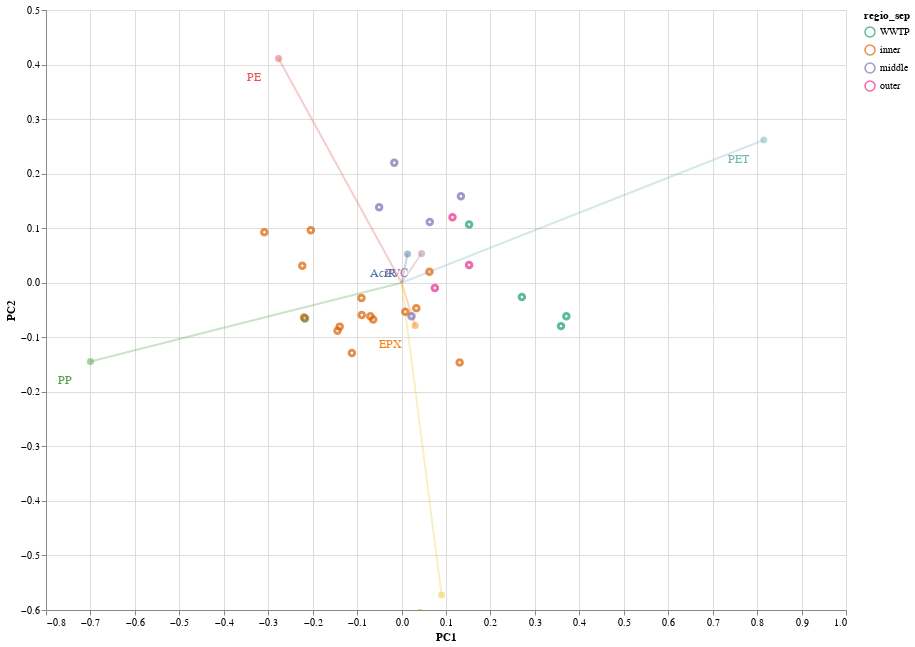

The notebook cell this image was saved under:
### Code cell
pc_plot = biplot(scor, load, expl, mp_added_sed_sdd, 'PC1', 'PC2', sc='regio_sep', lc='polymer_type', ntf=7, normalise=True)
pc_plot

### Figure 1 — Vega-Lite specification as saved in the notebook (floating-point values rounded to 4 significant figures)
{"config": {"view": {"continuousWidth": 400, "continuousHeight": 300}}, "layer": [{"data": {"name": "data-b25b9ca724b0f9c962331091155bc5c8"}, "mark": {"type": "line", "opacity": 0.3}, "encoding": {"color": {"field": "polymer_type", "legend": null, "type": "nominal"}, "x": {"field": "PC1", "type": "quantitative"}, "y": {"field": "PC2", "type": "quantitative"}}, "selection": {"selector001": {"type": "interval", "bind": "scales", "encodings": ["x", "y"]}}}, {"data": {"name": "data-92c20bedd2858228ee76422ab7d9f0e2"}, "mark": {"type": "circle", "opacity": 0.5, "size": 50}, "encoding": {"color": {"field": "polymer_type", "legend": null, "type": "nominal"}, "x": {"field": "PC1", "type": "quantitative"}, "y": {"field": "PC2", "type": "quantitative"}}}, {"data": {"name": "data-92c20bedd2858228ee76422ab7d9f0e2"}, "mark": {"type": "text", "dx": -25, "dy": 19, "fontSize": 12}, "encoding": {"color": {"field": "polymer_type", "legend": null, "type": "nominal"}, "text": {"field": "polymer_type", "type": "nominal"}, "x": {"field": "PC1", "type": "quantitative"}, "y": {"field": "PC2", "type": "quantitative"}}}, {"data": {"name": "data-a18130126a59ad99fbff0bbaf6cd4ba0"}, "mark": {"type": "point", "strokeWidth": 3}, "encoding": {"color": {"field": "regio_sep", "scale": {"scheme": "dark2"}, "type": "nominal"}, "tooltip": {"field": "Sample", "type": "nominal"}, "x": {"field": "PC1", "type": "quantitative"}, "y": {"field": "PC2", "type": "quantitative"}}}], "height": 600, "resolve": {"scale": {"color": "independent"}}, "width": 800, "$schema": "https://vega.github.io/schema/vega-lite/v4.17.0.json", "datasets": {"data-b25b9ca724b0f9c962331091155bc5c8": [{"polymer_type": "PET", "PC1": 0.8152, "PC2": 0.2616}, {"polymer_type": "PP", "PC1": -0.6999, "PC2": -0.1444}, {"polymer_type": "PS", "PC1": 0.08996, "PC2": -0.5724}, {"polymer_type": "PE", "PC1": -0.2767, "PC2": 0.4112}, {"polymer_type": "EPX", "PC1": 0.03058, "PC2": -0.07841}, {"polymer_type": "PVC", "PC1": 0.04499, "PC2": 0.05351}, {"polymer_type": "AcrR", "PC1": 0.01349, "PC2": 0.05267}, {"polymer_type": "PET", "PC1": 0.0, "PC2": 0.0}, {"polymer_type": "PP", "PC1": 0.0, "PC2": 0.0}, {"polymer_type": "PS", "PC1": 0.0, "PC2": 0.0}, {"polymer_type": "PE", "PC1": 0.0, "PC2": 0.0}, {"polymer_type": "EPX", "PC1": 0.0, "PC2": 0.0}, {"polymer_type": "PVC", "PC1": 0.0, "PC2": 0.0}, {"polymer_type": "AcrR", "PC1": 0.0, "PC2": 0.0}], "data-92c20bedd2858228ee76422ab7d9f0e2": [{"polymer_type": "PET", "PC1": 0.8152, "PC2": 0.2616}, {"polymer_type": "PP", "PC1": -0.6999, "PC2": -0.1444}, {"polymer_type": "PS", "PC1": 0.08996, "PC2": -0.5724}, {"polymer_type": "PE", "PC1": -0.2767, "PC2": 0.4112}, {"polymer_type": "EPX", "PC1": 0.03058, "PC2": -0.07841}, {"polymer_type": "PVC", "PC1": 0.04499, "PC2": 0.05351}, {"polymer_type": "AcrR", "PC1": 0.01349, "PC2": 0.05267}], "data-a18130126a59ad99fbff0bbaf6cd4ba0": [{"Sample": "Schlei_S10", "PC1": 0.3709, "PC2": -0.06149, "Dist_WWTP": 27.5, "regio_sep": "WWTP"}, {"Sample": "Schlei_S10_15cm", "PC1": -0.2172, "PC2": -0.06555, "Dist_WWTP": 27.5, "regio_sep": "WWTP"}, {"Sample": "Schlei_S11", "PC1": 0.152, "PC2": 0.1069, "Dist_WWTP": 750.0, "regio_sep": "WWTP"}, {"Sample": "Schlei_S13", "PC1": -0.144, "PC2": -0.08814, "Dist_WWTP": 1605.0, "regio_sep": "inner"}, {"Sample": "Schlei_S14", "PC1": -0.3087, "PC2": 0.09275, "Dist_WWTP": 2933.0, "regio_sep": "inner"}, {"Sample": "Schlei_S15", "PC1": -0.2042, "PC2": 0.09603, "Dist_WWTP": 3455.0, "regio_sep": "inner"}, {"Sample": "Schlei_S16", "PC1": -0.1118, "PC2": -0.1287, "Dist_WWTP": 4729.0, "regio_sep": "inner"}, {"Sample": "Schlei_S17", "PC1": -0.2194, "PC2": -0.06387, "Dist_WWTP": 5643.0, "regio_sep": "inner"}, {"Sample": "Schlei_S19", "PC1": -0.1392, "PC2": -0.08046, "Dist_WWTP": 6836.0, "regio_sep": "inner"}, {"Sample": "Schlei_S1_15cm", "PC1": 0.03323, "PC2": -0.04657, "Dist_WWTP": 4490.0, "regio_sep": "inner"}, {"Sample": "Schlei_S2", "PC1": 0.06269, "PC2": 0.01993, "Dist_WWTP": 2468.0, "regio_sep": "inner"}, {"Sample": "Schlei_S20", "PC1": 0.1307, "PC2": -0.1462, "Dist_WWTP": 6230.0, "regio_sep": "inner"}, {"Sample": "Schlei_S21", "PC1": 0.02239, "PC2": -0.06159, "Dist_WWTP": 9723.0, "regio_sep": "middle"}, {"Sample": "Schlei_S22", "PC1": -0.01636, "PC2": 0.2199, "Dist_WWTP": 14090.0, "regio_sep": "middle"}, {"Sample": "Schlei_S23", "PC1": -0.05045, "PC2": 0.1384, "Dist_WWTP": 15660.0, "regio_sep": "middle"}, {"Sample": "Schlei_S25", "PC1": 0.06353, "PC2": 0.1113, "Dist_WWTP": 24020.0, "regio_sep": "middle"}, {"Sample": "Schlei_S26", "PC1": 0.1335, "PC2": 0.1587, "Dist_WWTP": 26570.0, "regio_sep": "middle"}, {"Sample": "Schlei_S27", "PC1": 0.3587, "PC2": -0.07955, "Dist_WWTP": 28530.0, "regio_sep": "WWTP"}, {"Sample": "Schlei_S29", "PC1": 0.07497, "PC2": -0.009858, "Dist_WWTP": 31510.0, "regio_sep": "outer"}, {"Sample": "Schlei_S2_15cm", "PC1": -0.06374, "PC2": -0.0673, "Dist_WWTP": 2468.0, "regio_sep": "inner"}, {"Sample": "Schlei_S3", "PC1": 0.00836, "PC2": -0.05338, "Dist_WWTP": 2068.0, "regio_sep": "inner"}, {"Sample": "Schlei_S30", "PC1": 0.1146, "PC2": 0.1199, "Dist_WWTP": 32500.0, "regio_sep": "outer"}, {"Sample": "Schlei_S32", "PC1": 0.152, "PC2": 0.0324, "Dist_WWTP": 36160.0, "regio_sep": "outer"}, {"Sample": "Schlei_S4", "PC1": -0.08948, "PC2": -0.05927, "Dist_WWTP": 1497.0, "regio_sep": "inner"}, {"Sample": "Schlei_S4_15cm", "PC1": -0.2233, "PC2": 0.03109, "Dist_WWTP": 1497.0, "regio_sep": "inner"}, {"Sample": "Schlei_S6", "PC1": -0.09022, "PC2": -0.02788, "Dist_WWTP": 974.0, "regio_sep": "inner"}, {"Sample": "Schlei_S7", "PC1": -0.07021, "PC2": -0.06135, "Dist_WWTP": 1006.0, "regio_sep": "inner"}, {"Sample": "Schlei_S8", "PC1": 0.2707, "PC2": -0.02597, "Dist_WWTP": 211.0, "regio_sep": "WWTP"}]}}
